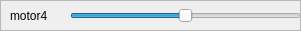
       <widget class="QFrame" name="frame_14">
        <property name="geometry">
         <rect>
          <x>0</x>
          <y>360</y>
          <width>301</width>
          <height>31</height>
         </rect>
        </property>
        <property name="frameShape">
         <enum>QFrame::StyledPanel</enum>
        </property>
        <property name="frameShadow">
         <enum>QFrame::Raised</enum>
        </property>
        <widget class="QSlider" name="motor4">
         <property name="geometry">
          <rect>
           <x>70</x>
           <y>0</y>
           <width>231</width>
           <height>31</height>
          </rect>
         </property>
         <property name="minimum">
          <number>-50</number>
         </property>
         <property name="maximum">
          <number>50</number>
         </property>
         <property name="orientation">
          <enum>Qt::Horizontal</enum>
         </property>
        </widget>
        <widget class="QLabel" name="label_13">
         <property name="geometry">
          <rect>
           <x>10</x>
           <y>0</y>
           <width>91</width>
           <height>31</height>
          </rect>
         </property>
         <property name="text">
          <string>motor4</string>
         </property>
        </widget>
        <widget class="QFrame" name="frame_15">
         <property name="geometry">
          <rect>
           <x>40</x>
           <y>30</y>
           <width>301</width>
           <height>31</height>
          </rect>
         </property>
         <property name="frameShape">
          <enum>QFrame::StyledPanel</enum>
         </property>
         <property name="frameShadow">
          <enum>QFrame::Raised</enum>
         </property>
         <widget class="QSlider" name="horizontalSlider_8">
          <property name="geometry">
           <rect>
            <x>70</x>
            <y>0</y>
            <width>231</width>
            <height>31</height>
           </rect>
          </property>
          <property name="orientation">
           <enum>Qt::Horizontal</enum>
          </property>
         </widget>
         <widget class="QLabel" name="label_14">
          <property name="geometry">
           <rect>
            <x>10</x>
            <y>0</y>
            <width>91</width>
            <height>31</height>
           </rect>
          </property>
          <property name="text">
           <string>motor0</string>
          </property>
         </widget>
        </widget>
       </widget>
